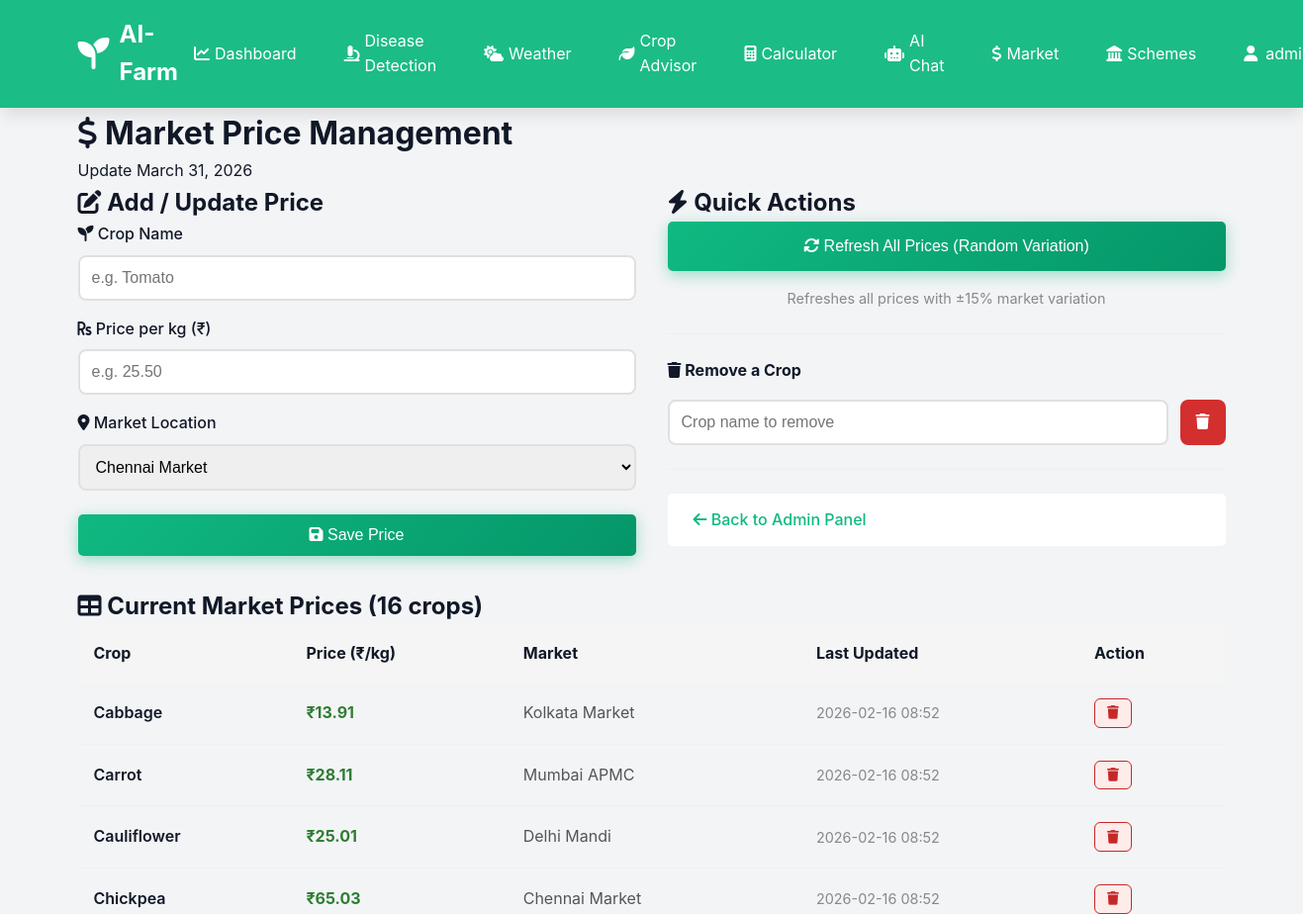
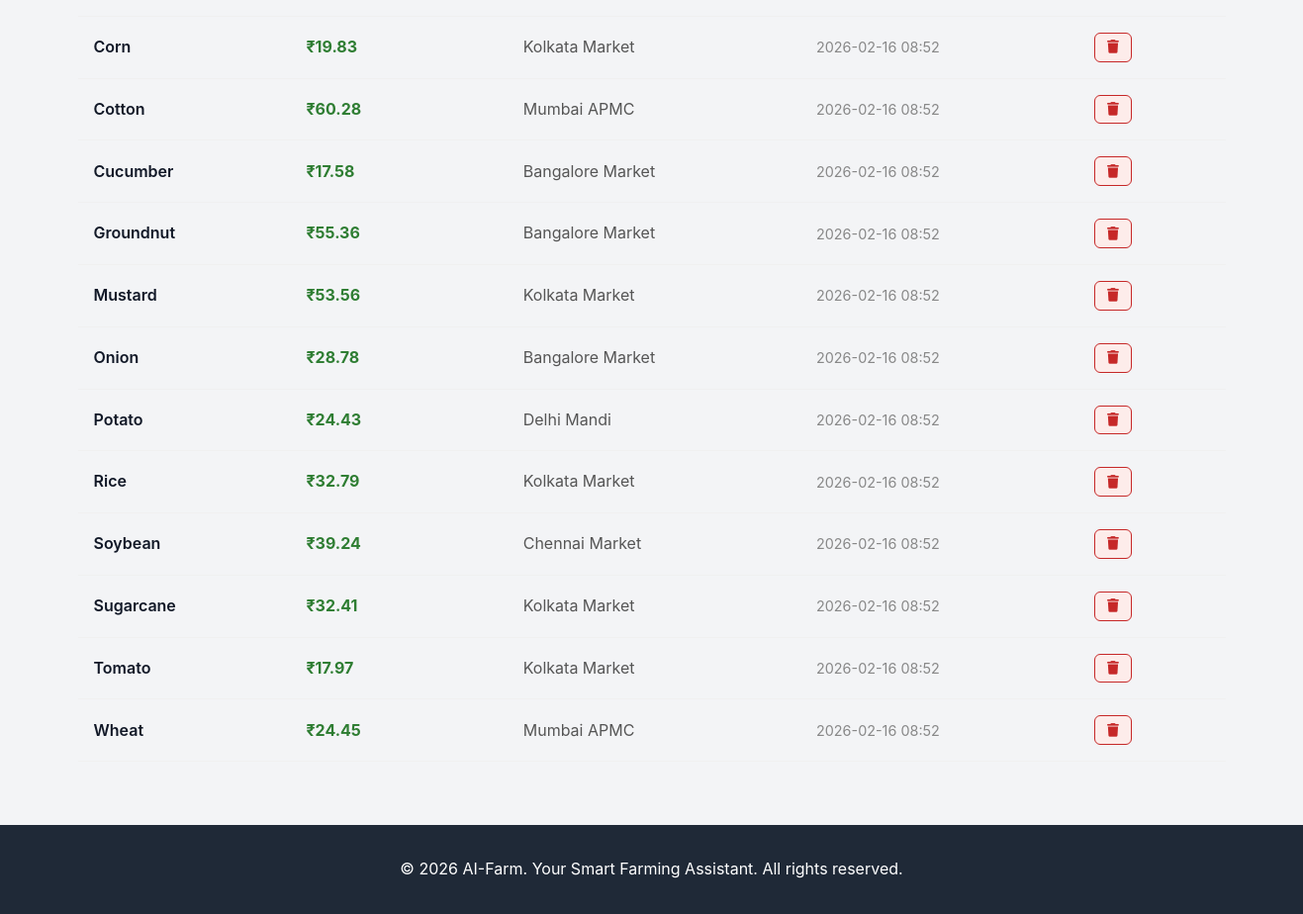
Page /admin/market-prices (signed in) on the earlier database version (2 pictures, top to bottom).
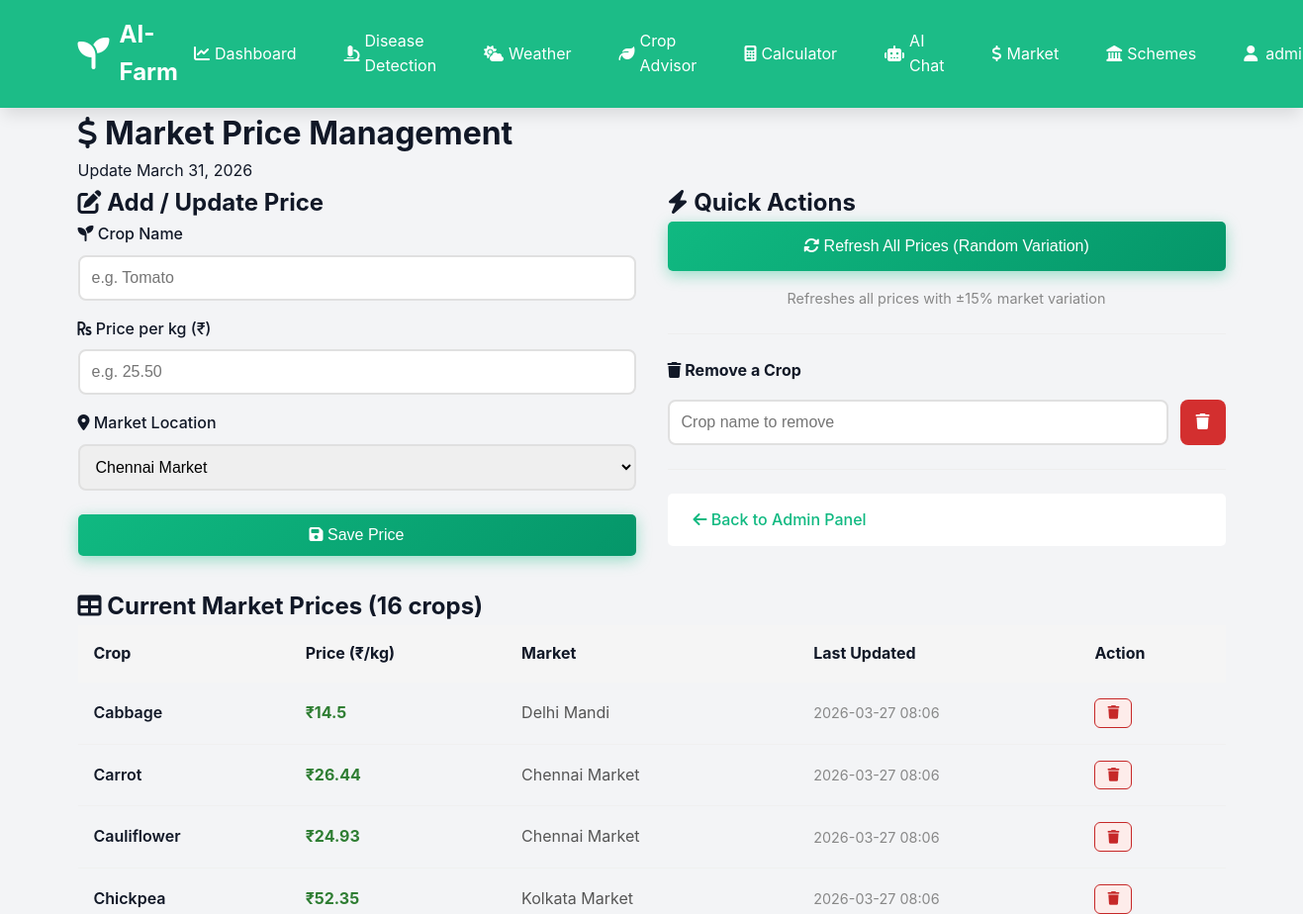
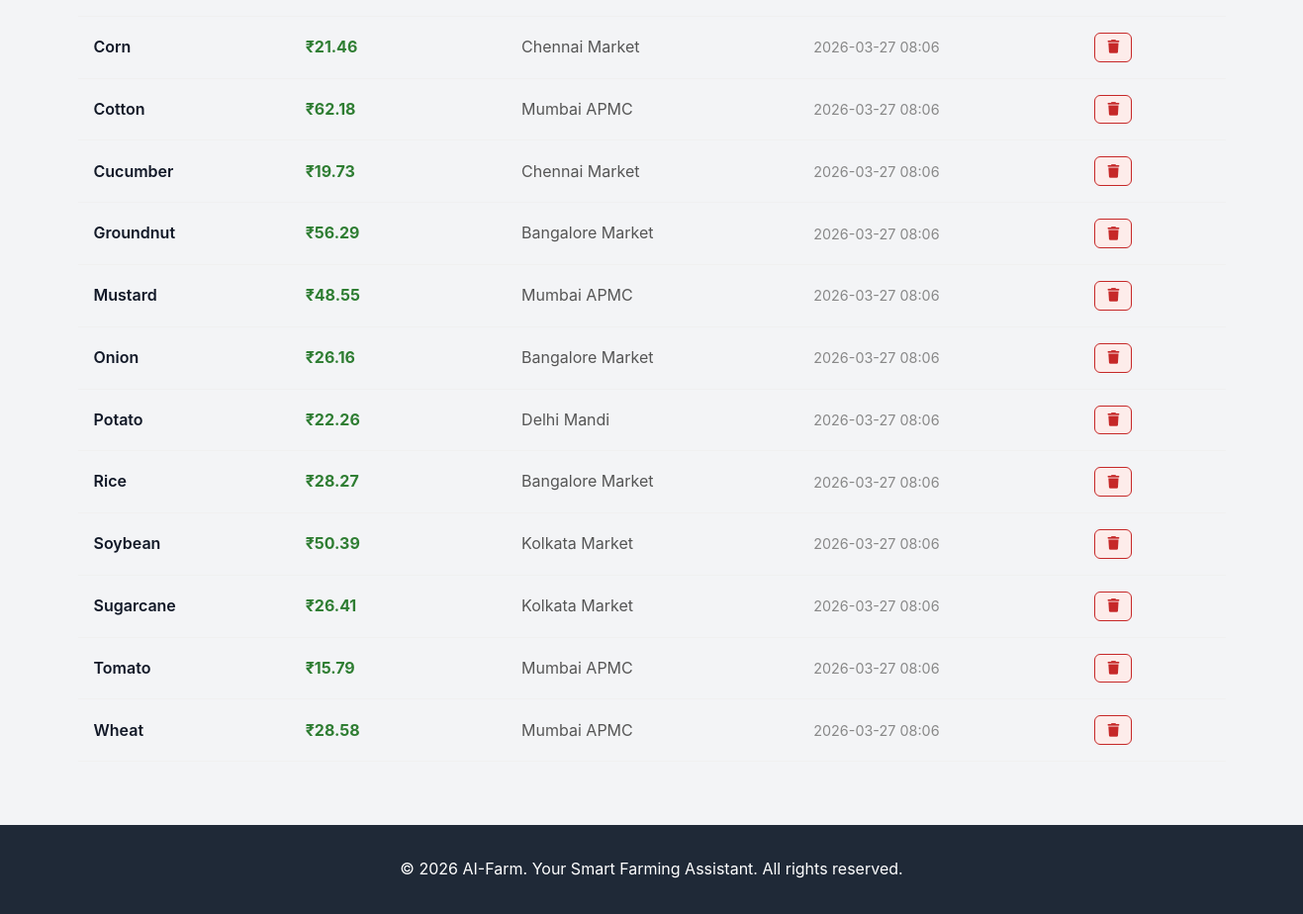
Same page on the later database version (2 pictures, top to bottom).
### tables this page shows
CREATE TABLE market_prices
                 (id INTEGER PRIMARY KEY AUTOINCREMENT,
                  crop_name TEXT,
                  price_per_kg REAL,
                  market_location TEXT,
                  updated_at TIMESTAMP DEFAULT CURRENT_TIMESTAMP);

### app.py (the view, shortened to what this page needs)
@app.route('/admin/market-prices', methods=['GET', 'POST'])
@admin_required
def admin_market_prices():
    conn = sqlite3.connect('aifarm.db')
    conn.row_factory = sqlite3.Row
    c = conn.cursor()
    c.execute('SELECT * FROM market_prices ORDER BY crop_name')
    prices = c.fetchall()
    conn.close()
    today_date = datetime.now().strftime('%B %d, %Y')
    return render_template('admin_market_prices.html', prices=prices, today_date=today_date)

### app.py (called while the page is built)
def admin_required(f):
    @wraps(f)
    def decorated_function(*args, **kwargs):
        if 'user_id' not in session:
            flash('Please log in to access this page.', 'warning')
            return redirect(url_for('login'))
        conn = sqlite3.connect('aifarm.db')
        conn.row_factory = sqlite3.Row
        c = conn.cursor()
        c.execute('SELECT is_admin FROM users WHERE id = ?', (session['user_id'],))
        user = c.fetchone()
        conn.close()
        if not user or not user['is_admin']:
            flash('Access denied. Admin privileges required.', 'error')
            return redirect(url_for('dashboard'))
        return f(*args, **kwargs)
    return decorated_function

### templates/admin_market_prices.html (shortened to what the changed rows need)
{% extends "base.html" %}
{% block content %}
<div class="admin-container">
    <div class="container">
        <div class="admin-header">
            <h1><i class="fas fa-dollar-sign"></i> Market Price Management</h1>
        </div>
        <div style="display:grid;grid-template-columns:1fr 1fr;gap:2rem;margin-bottom:2rem;">
            <div class="admin-card">
                <div class="admin-card-header">
                    <h2><i class="fas fa-edit"></i> Add / Update Price</h2>
                </div>
            </div>
            <div class="admin-card">
                <div class="admin-card-header">
                    <h2><i class="fas fa-bolt"></i> Quick Actions</h2>
                </div>
            </div>
        </div>
        <div class="admin-card">
            <div class="admin-card-header">
                <h2><i class="fas fa-table"></i> Current Market Prices ({{ prices|length }} crops)</h2>
            </div>
            <div class="admin-card-body" style="padding:0;">
                <div class="table-responsive">
                    <table class="admin-table" style="width:100%;border-collapse:collapse;">
                        <thead>
                            <tr style="background:#f5f5f5;">
                                <th style="padding:1rem;text-align:left;">Crop</th>
                                <th style="padding:1rem;text-align:left;">Price (₹/kg)</th>
                                <th style="padding:1rem;text-align:left;">Market</th>
                                <th style="padding:1rem;text-align:left;">Last Updated</th>
                                <th style="padding:1rem;text-align:left;">Action</th>
                            </tr>
                        </thead>
                        <tbody>
                            {% for price in prices %}
                            <tr style="border-bottom:1px solid #f0f0f0;">
                                <td style="padding:1rem;font-weight:600;">{{ price.crop_name }}</td>
                                <td style="padding:1rem;color:#2e7d32;font-weight:700;">₹{{ price.price_per_kg }}</td>
                                <td style="padding:1rem;color:#555;">{{ price.market_location }}</td>
                                <td style="padding:1rem;color:#888;font-size:0.9rem;">{{ price.updated_at[:16] }}</td>
                                <td style="padding:1rem;">
                                    <form method="POST" action="{{ url_for('admin_market_prices') }}" style="display:inline;">
                                        <button type="submit" style="background:#fdecea;color:#c62828;border:1px solid #c62828;padding:0.4rem 0.75rem;border-radius:6px;cursor:pointer;font-size:0.85rem;">
                                            <i class="fas fa-trash"></i>
                                        </button>
                                    </form>
                                </td>
                            </tr>
                            {% endfor %}
                        </tbody>
                    </table>
                </div>
            </div>
        </div>
    </div>
</div>
{% endblock %}

Differences in the rows shown:
changed market_prices "Cabbage": price_per_kg "13.91" → "14.5"; market_location "Kolkata Market" → "Delhi Mandi"; updated_at "2026-02-16 08:52" → "2026-03-27 08:06"
changed market_prices "Carrot": price_per_kg "28.11" → "26.44"; market_location "Mumbai APMC" → "Chennai Market"; updated_at "2026-02-16 08:52" → "2026-03-27 08:06"
changed market_prices "Cauliflower": price_per_kg "25.01" → "24.93"; market_location "Delhi Mandi" → "Chennai Market"; updated_at "2026-02-16 08:52" → "2026-03-27 08:06"
changed market_prices "Chickpea": price_per_kg "65.03" → "52.35"; market_location "Chennai Market" → "Kolkata Market"; updated_at "2026-02-16 08:52" → "2026-03-27 08:06"
changed market_prices "Corn": price_per_kg "19.83" → "21.46"; market_location "Kolkata Market" → "Chennai Market"; updated_at "2026-02-16 08:52" → "2026-03-27 08:06"
changed market_prices "Cotton": price_per_kg "60.28" → "62.18"; updated_at "2026-02-16 08:52" → "2026-03-27 08:06"
changed market_prices "Cucumber": price_per_kg "17.58" → "19.73"; market_location "Bangalore Market" → "Chennai Market"; updated_at "2026-02-16 08:52" → "2026-03-27 08:06"
changed market_prices "Groundnut": price_per_kg "55.36" → "56.29"; updated_at "2026-02-16 08:52" → "2026-03-27 08:06"
changed market_prices "Mustard": price_per_kg "53.56" → "48.55"; market_location "Kolkata Market" → "Mumbai APMC"; updated_at "2026-02-16 08:52" → "2026-03-27 08:06"
changed market_prices "Onion": price_per_kg "28.78" → "26.16"; updated_at "2026-02-16 08:52" → "2026-03-27 08:06"
changed market_prices "Potato": price_per_kg "24.43" → "22.26"; updated_at "2026-02-16 08:52" → "2026-03-27 08:06"
changed market_prices "Rice": price_per_kg "32.79" → "28.27"; market_location "Kolkata Market" → "Bangalore Market"; updated_at "2026-02-16 08:52" → "2026-03-27 08:06"
changed market_prices "Soybean": price_per_kg "39.24" → "50.39"; market_location "Chennai Market" → "Kolkata Market"; updated_at "2026-02-16 08:52" → "2026-03-27 08:06"
changed market_prices "Sugarcane": price_per_kg "32.41" → "26.41"; updated_at "2026-02-16 08:52" → "2026-03-27 08:06"
changed market_prices "Tomato": price_per_kg "17.97" → "15.79"; market_location "Kolkata Market" → "Mumbai APMC"; updated_at "2026-02-16 08:52" → "2026-03-27 08:06"
changed market_prices "Wheat": price_per_kg "24.45" → "28.58"; updated_at "2026-02-16 08:52" → "2026-03-27 08:06"
